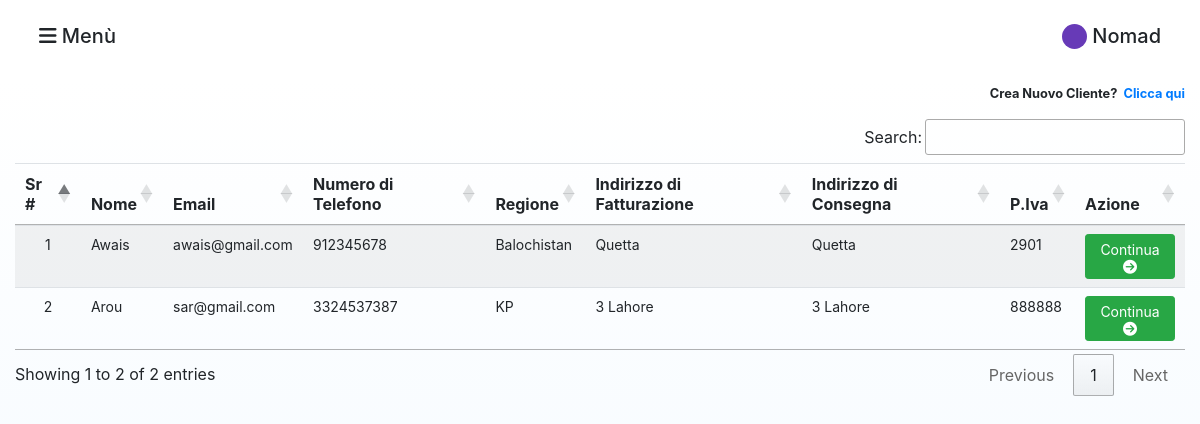
/agent/sarmad/customers/ (signed in), run on the app's committed database.
### agents/models.py (models this page shows, shortened)
class Customer(models.Model):
    name = models.CharField(max_length=64)
    email = models.CharField(max_length=64)
    phone = models.IntegerField()
    region = models.CharField(max_length=64)
    billing_address = models.CharField(max_length=400)
    delivery_address = models.CharField(max_length=400)
    vat_number = models.IntegerField()
    pub_date = models.DateTimeField('date published')
    created_by = models.ForeignKey(settings.AUTH_USER_MODEL, on_delete=models.CASCADE, related_name="agent", blank=True)

### agents/views.py (the view)
# urls.py: path("agent/<str:agent_name>/customers/", views.customers, name="customers"),
def customers(request, agent_name):
    if not request.user.is_authenticated:
        return HttpResponseRedirect(reverse("agents:index"))
    else:
        user = request.user
        customers = Customer.objects.filter(created_by=user)
        if request.method == "POST":
            selected_customer = request.POST["customer"]
            request.session["selected_customer"] = [selected_customer]
            return HttpResponseRedirect(reverse("agents:products"))
        return render(request, "agents/customers.html", {
            "user": user,
            "agent_name": agent_name,
            "customers": customers
        })

### agents/templates/agents/customers.html (shortened to what this page needs)
{% extends "agents/layout.html" %}
{% load static %}
{% block body %}
{% include "agents/sidenav.html" %}
    <div class="parent-div-products-page ">
        <div class="container-fluid">
            <div class="row align-items-center">
                <div class="col-12 mt-1 mb-3">
                    <div style="float: right;" class="btn-group" role="group">
                        <small>Crea Nuovo Cliente? &nbsp;<a href="{% url 'agents:add_customer' user.username %}">Clicca qui</a></small>
                    </div>
                </div>
                {% if customers %}
                    <div class="col-12">
                        <div class="table-responsive">
                            <table id="customers_table" class="table table-striped">
                                <thead>
                                <tr>
                                    <th align="center">Sr #</th>
                                    <th>Nome</th>
                                    <th>Email</th>
                                    <th>Numero di Telefono</th>
                                    <th>Regione</th>
                                    <th>Indirizzo di Fatturazione</th>
                                    <th>Indirizzo di Consegna</th>
                                    <th>P.Iva</th>
                                    <th>Azione</th>
                                </tr>
                                </thead>
                                <tbody>
                                    {% for customer in customers %}
                                <tr class="col-form-label col-form-label-sm">
                                        <td align="center">{{ forloop.counter }}</td>
                                        <td>{{customer.name|capfirst}}</td>
                                        <td>{{customer.email}}</td>
                                        <td>{{customer.phone}}</td>
                                        <td>{{customer.region|capfirst}}</td>
                                        <td>{{customer.billing_address}}</td>
                                        <td>{{customer.delivery_address}}</td>
                                        <td>{{customer.vat_number}}</td>
                                        <td>
                                            <a href="{% url 'agents:redirectToProducts' customer.id %}" class="btn btn-success btn-sm">Continua <i class="fas fa-arrow-circle-right"></i></a>
                                        </td>
                                </tr>
                                {% endfor %}
                                </tbody>
                            </table>
                        </div>
                    </div>
                {% else %}
                    <div align="center" class="col-12 mt-5">
                        <img class="w-25" src="{% static 'agents/images/not_found.svg' %}"/>
                        <h5 class="col-form-label col-form-label-md pt-3">Nessun cliente esiste.</h5>
                      </div>
                {% endif %}
            </div>
        </div>
    </div>
{% endblock %}

### agents/templates/agents/sidenav.html (shortened to what this page needs)
  <div class="container-fluid">
    <div class="row pt-4 pb-4 pl-4 pr-4">
      <div class="col-6">
        <h5 style="cursor:pointer" onclick="openNav()"><i class="fas fa-bars"></i> Menù</h5>
      </div>
      <div class="col-6">
        {% if user%}
            <div style="float: right;">
              <span class="dot"></span>
              <h5 class="agent-username" style="float: right;"> {{user.username}}</h5>
            </div>
        {% endif %}
      </div>
    </div>
  </div>

### staticfiles/agents/css/style.css (style rules this page uses)
body { font-family: Circular, -apple-system, BlinkMacSystemFont, Roboto, Helvetica Neue, sans-serif; -webkit-font-smoothing: antialiased; }
.parent-div-products-page { background: linear-gradient(0deg, aliceblue, transparent); min-height: -webkit-fill-available; }
.dot { margin-right: 5px; height: 25px; width: 25px; background-color: #673AB7; border-radius: 50%; display: inline-block; }
.agent-username { text-transform: capitalize; }
.small, small { font-size: 80%; font-weight: bold; }

### data on the page
Customer: name "Awais", email "awais@gmail.com", phone "912345678", region "Balochistan", billing_address "Quetta", delivery_address "Quetta", vat_number "2901"
Customer: name "Arou", email "sar@gmail.com", phone "3324537387", region "KP", billing_address "3 Lahore", delivery_address "3 Lahore", vat_number "888888"

### other printed values
{{ user.username }} "Nomad"
